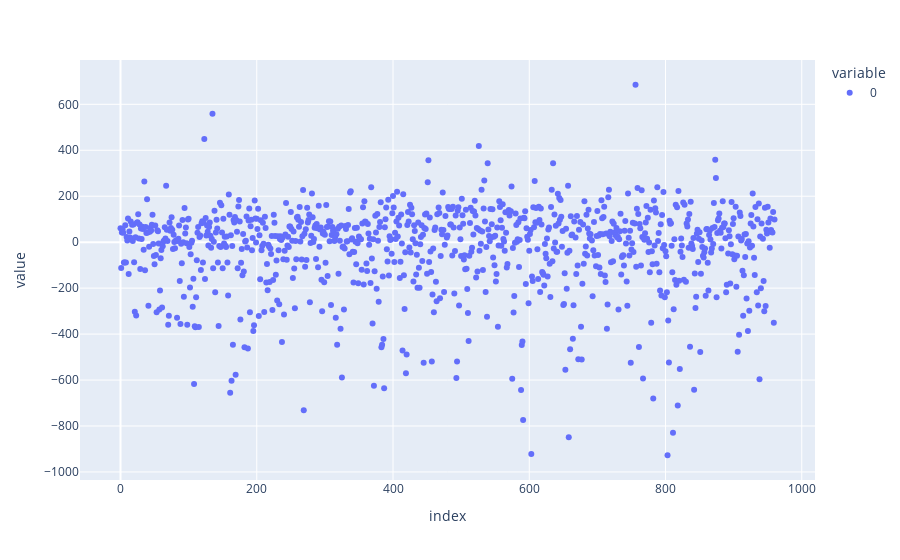

Notebook code cell kept with this figure:
### Code cell
data = ((df_pred_resp["predicted"] - df_pred_resp["price"])/df_pred_resp["price"])*100
#data = df_pred_resp["predicted"] - df_pred_resp["price"]
#sns.scatterplot(data=data)
import plotly.express as px
px.scatter(data)

### Figure 1 — Plotly figure (JSON) as saved in the notebook; plotly's stock layout.template omitted (floating-point values rounded to 4 significant figures; data arrays with more than 128 entries replaced by an {"elided": "..."} marker saying what was removed)
{"data": [{"hovertemplate": "variable=0<br>index=%{x}<br>value=%{y}<extra></extra>", "legendgroup": "0", "marker": {"color": "#636efa", "symbol": "circle"}, "mode": "markers", "name": "0", "orientation": "v", "showlegend": true, "type": "scatter", "x": {"elided": "948 int values"}, "xaxis": "x", "y": {"elided": "948 float values"}, "yaxis": "y"}], "layout": {"legend": {"title": {"text": "variable"}, "tracegroupgap": 0}, "margin": {"t": 60}, "xaxis": {"anchor": "y", "domain": [0, 1], "title": {"text": "index"}}, "yaxis": {"anchor": "x", "domain": [0, 1], "title": {"text": "value"}}}}
